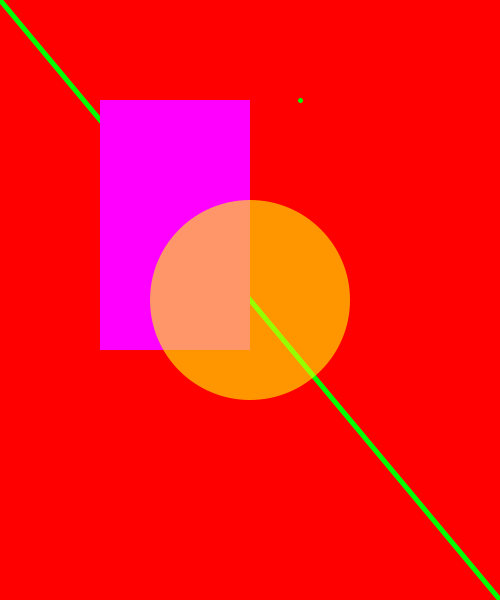
Frame 1 (no input)
Frame 60 (the mouse pressed at the canvas centre just before this capture): identical to frame 1, image omitted
Frame 120 (the mouse held since frame 60 and released just before this capture): identical to frame 1, image omitted

The Processing sketch that drew this single still picture (run headless with seeded random() and noise(); from frame 60 on, the mouse is pressed at the canvas centre):

// Processing sketch: day2_01_drawingsFns
// ── day2_01_drawingsFns.pde
void setup() {
  size(500, 600);
  background(255, 0, 0);

  // COLOR
  // (w)           // 255-white 0-Black
  // (w, a)        // alpha: opacity 
  // (r, g, b)     // Red Green Blue
  // (r, g, b, a)  // + Alpha!
  // (255, 255, 255, 255);
  // search for "colorMode( )"

  stroke(0, 255, 0); // green
  strokeWeight(5);
  line(0, 0, 500, 600);  // (x1, y1, x2, y2)
  point(300, 100); //(x,y)
  
  fill(255, 0, 255); // pink
  noStroke();
  rect(100, 100, 150, 250); // (x,y,w,h)
  
  fill(255, 255, 0, 150); // yellow
  ellipse( 500/2, 600/2, 200, 200 );
  
  // don't worry about other display functions! (for now :D)
}

void draw() {
}
